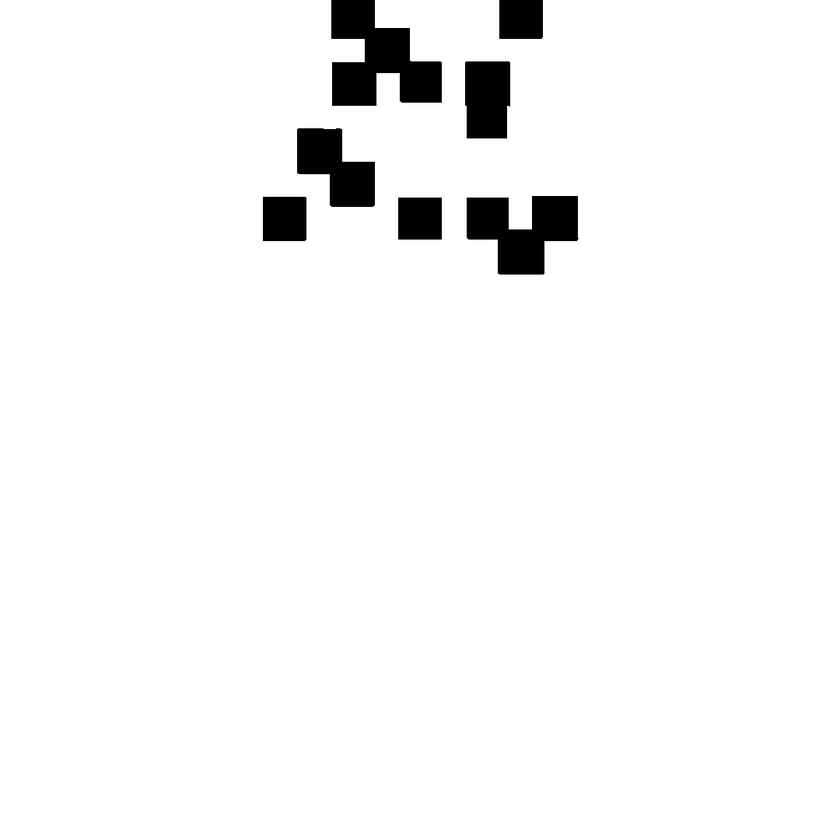
#> input picture ctf_alquymia/stego/animacao/grupos/0_result.png, 840 x 840 px, shrunk from 1080 x 1080 before the run
$ python -i sum_img.py   (imports and definitions only)
#> lines starting #> are read from the running program, lines starting #| are printed output that depends on the picture; after the words box and inside, x2 and y2 are one past the last pixel; in counts of white or black regions, pixels touching at a corner belong together
import os
import cv2

def remove_black_bg(path):
#> called with path = 'grupos/0_result.png'
	src = cv2.imread(path, 1)
#> src is the input picture: shape (840, 840, 3); min 0, max 255, mean 245.8

	tmp = cv2.cvtColor(src, cv2.COLOR_BGR2GRAY)
	_,alpha = cv2.threshold(tmp,1,255,cv2.THRESH_BINARY)
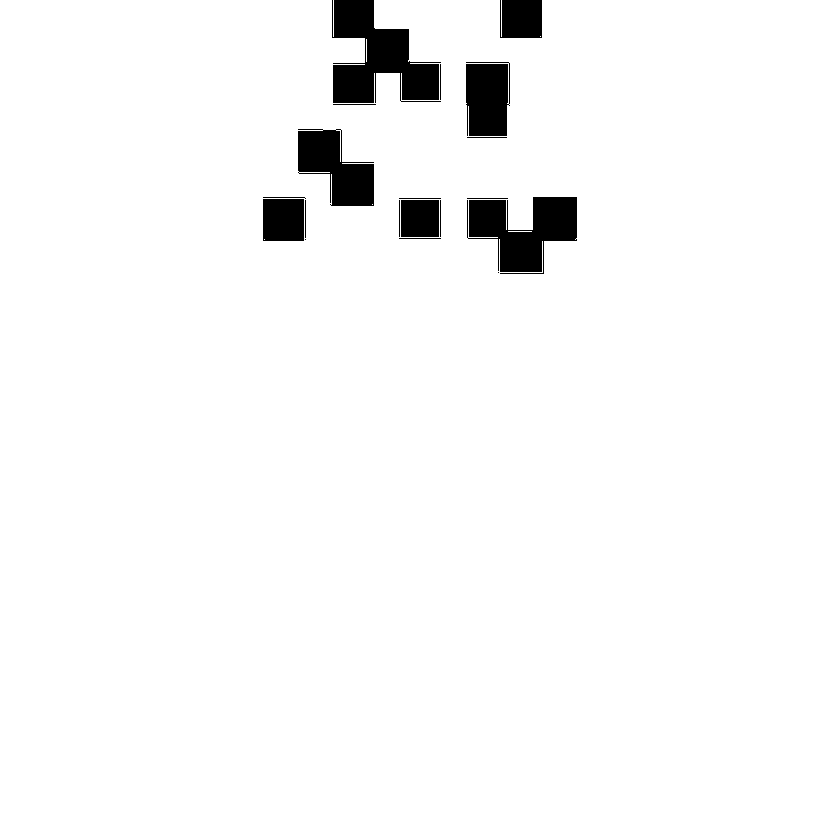
#> alpha: shape (840, 840); 96.7% white; 19 black regions (2 under 20 px), largest, box (x1, y1, x2, y2) and area: (332, 0, 441, 103) 6309, (467, 197, 577, 274) 5112, (298, 129, 374, 206) 3598
	b, g, r = cv2.split(src)
	rgba = [b, g, r, alpha]

#> (the run stopped early here; a loop or call above may not have finished)

$ run again, on ctf_alquymia/stego/animacao/grupos/154_result.png
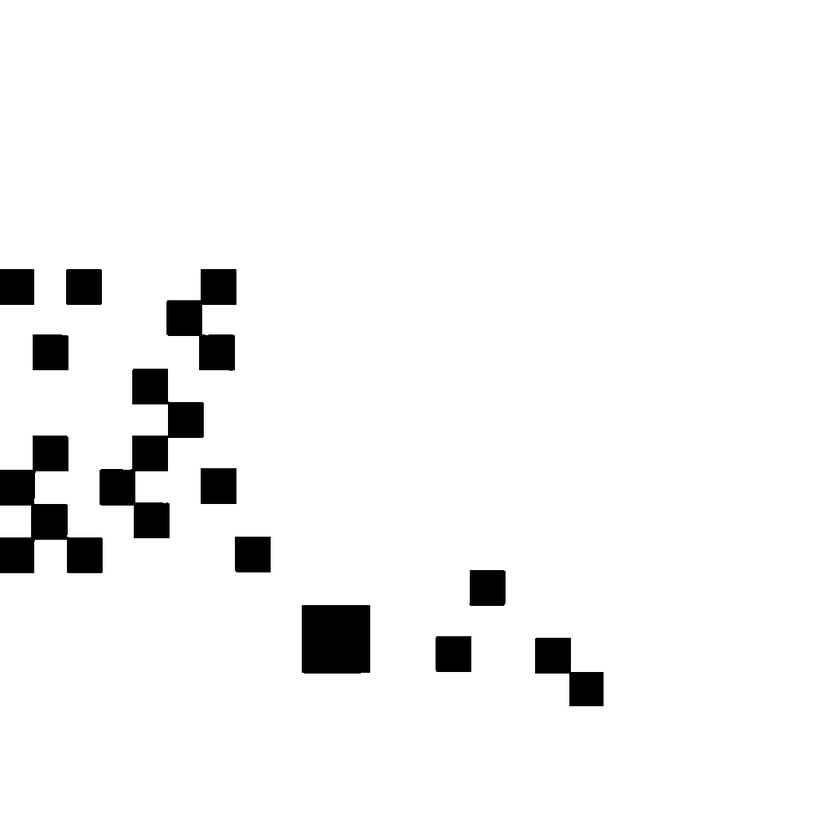
#> input picture ctf_alquymia/stego/animacao/grupos/154_result.png, 840 x 840 px, shrunk from 1080 x 1080 before the run
#> in remove_black_bg, src is the input picture: shape (840, 840, 3); min 0, max 255, mean 243.2
#> in remove_black_bg, `_,alpha = cv2.threshold(tmp,1,255,cv2.THRESH_BINARY)`:
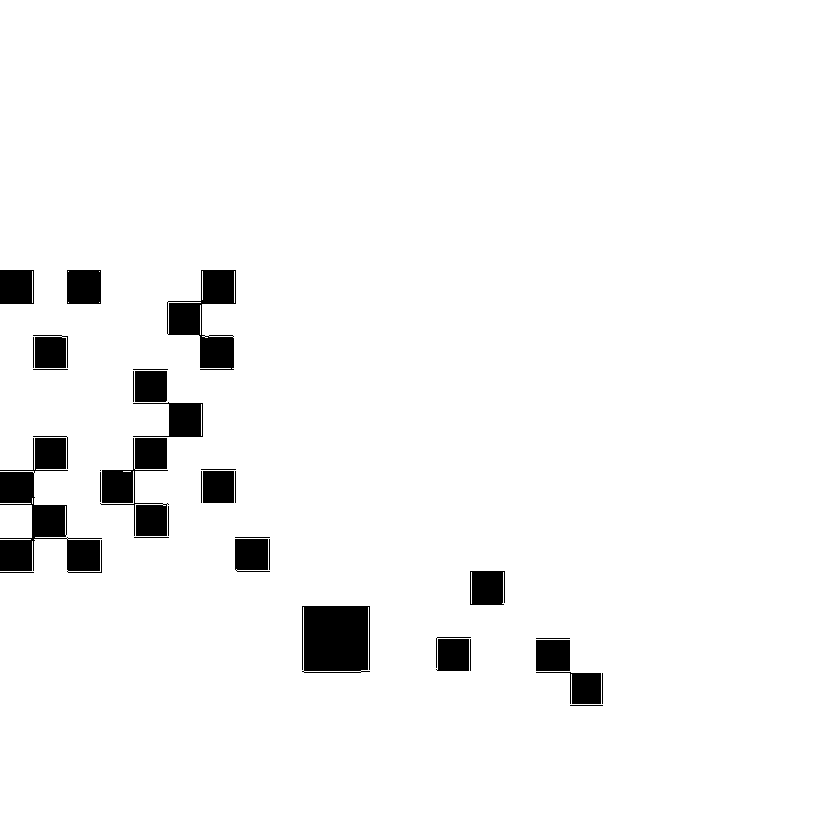
#> alpha: shape (840, 840); 95.9% white; 35 black regions (1 under 20 px), largest, box (x1, y1, x2, y2) and area: (0, 438, 102, 573) 5461, (302, 606, 370, 673) 4351, (167, 270, 236, 370) 3342

$ run again, on ctf_alquymia/stego/animacao/grupos/168_result.png
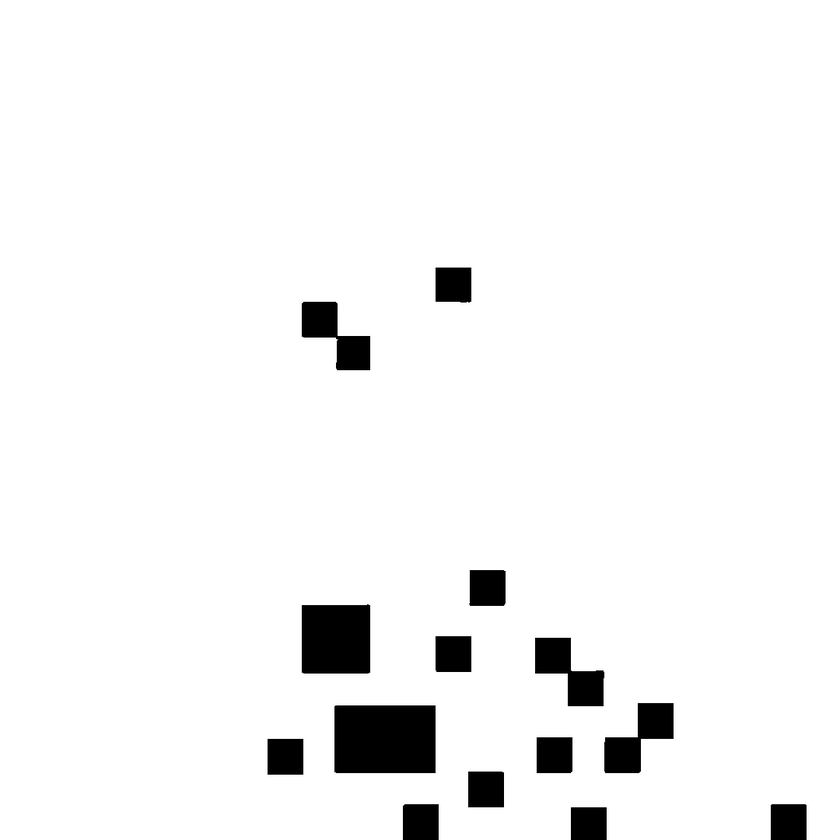
#> input picture ctf_alquymia/stego/animacao/grupos/168_result.png, 840 x 840 px, shrunk from 1080 x 1080 before the run
#> in remove_black_bg, src is the input picture: shape (840, 840, 3); min 0, max 255, mean 244
#> in remove_black_bg, `_,alpha = cv2.threshold(tmp,1,255,cv2.THRESH_BINARY)`:
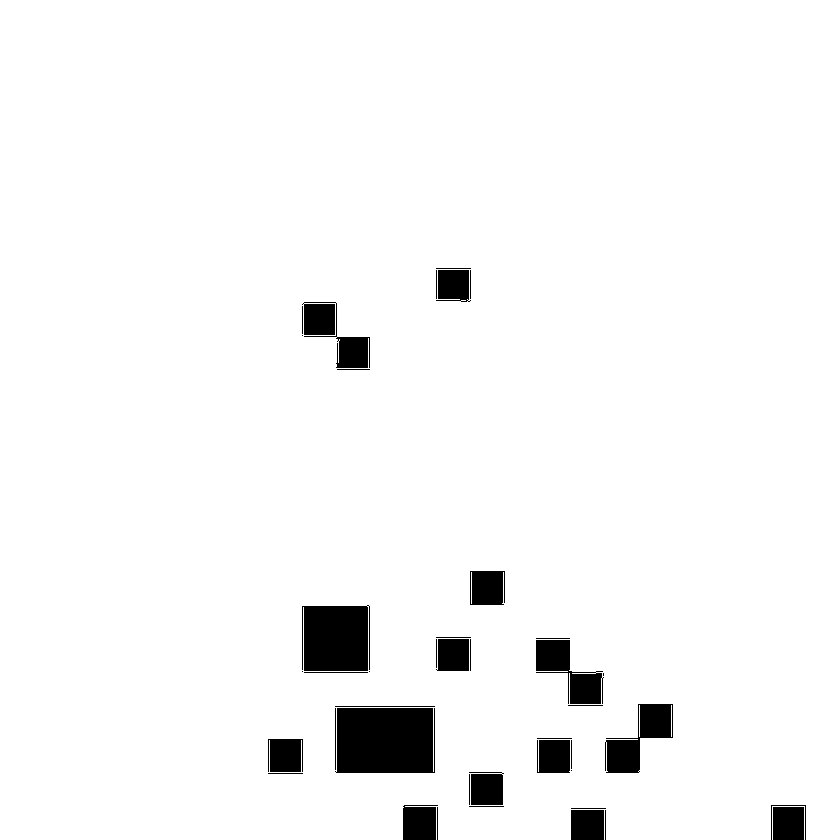
#> alpha: shape (840, 840); 96.1% white; 41 black regions (5 under 20 px), largest, box (x1, y1, x2, y2) and area: (335, 708, 435, 773) 6308, (302, 605, 370, 671) 4290, (605, 704, 673, 773) 2279
